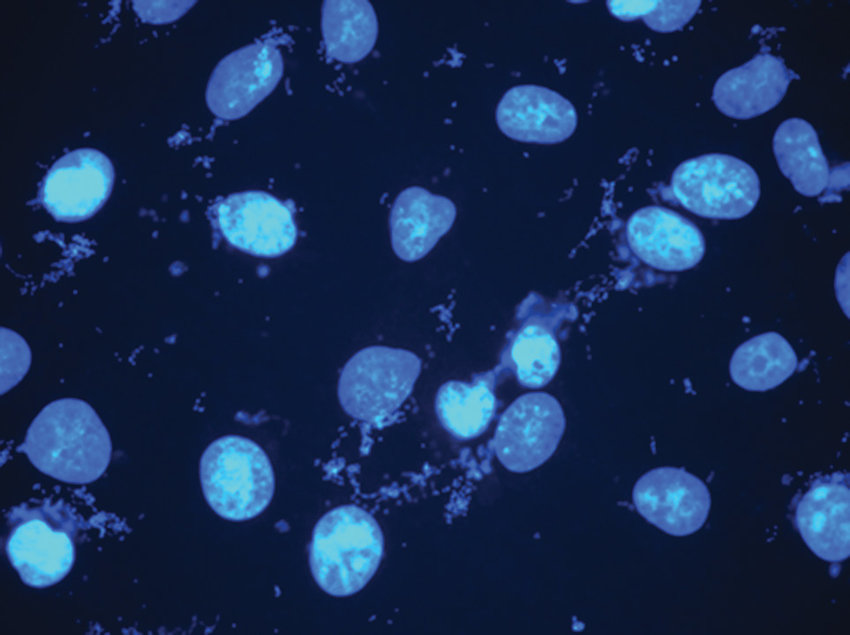
#> input picture data/1.jpg, 850 x 635 px, found by its file name
$ python generators_from_image.py
#> lines starting #> are read from the running program, lines starting #| are printed output that depends on the picture; after the words box and inside, x2 and y2 are one past the last pixel; in counts of white or black regions, pixels touching at a corner belong together
### voronoi/voronoi.py
# -*- coding: utf-8 -*-
"""
voronoi
-------

Voronoi Tessellations of weighted generators in the Euclidean plane
"""
import os
import csv
import uuid
import subprocess
import warnings
import matplotlib as mpl
import matplotlib.pyplot as plt
import numpy as np
import networkx as nx
import scipy.ndimage
import skimage
import skimage.feature
import skimage.filters
import skimage.morphology
import skimage.segmentation
import skimage.measure
import skimage.exposure
from lxml import etree

warnings.filterwarnings("ignore", module="networkx")
warnings.filterwarnings("ignore", module="matplotlib")
warnings.filterwarnings("ignore", module="skimage")

DPI = 1200


class Generators():
    """Generators"""
    def __init__(self):
        """
        Generators
        """
        self.x_coord = np.array([])
        self.y_coord = np.array([])
        self.weight = np.array([])
        self.dim = (0, 0)

    def __len__(self):
        """len()

        Parameters
        ----------

        Returns
        -------
        int :
            number of generators
        """
        return len(self.weight)

    # [164 lines left out: functions randomize, randomize_weights, load, not called in this run]

    def save(self, file_name, overwrite=True):
        """Export the generators to a .csv file

        Parameters
        ----------
        file_name : str
            file location to save the generators to

        overwrite : bool
            overwrite the specified file location should it exist if True,
            append suffix to file name otherwise (Default value = True)

        Returns
        -------
        str
            file location that generators were saved to

        """
        if not file_name.endswith(".csv"):
            file_name = os.path.splitext(file_name)[0] + ".csv"

        if not overwrite and os.path.isfile(file_name):
            num = 0
            while os.path.isfile(file_name):
                num += 1
                file_name = os.path.splitext(file_name)[0] + "_{}".format(
                    num) + ".csv"

        with open(file_name, "w") as file:
            writer = csv.writer(file)
            for i in range(len(self)):
                writer.writerow([
                    str(self.x_coord[i]),
                    str(self.y_coord[i]),
                    str(self.weight[i])
                ])
        return file_name

    # [35 lines left out: function plot, not called in this run]

    def compute_from_image(self,
                           file_name,
                           intensity_thresh=(83.0, 90.0),
                           size_thresh=65.0,
                           channel="B"):
        """Determine a set of generators from an image

        Parameters
        ----------
        file_name : str
            file location of image to determine the generators from

        intensity_thresh : (float, float)
            percentile range of rescaled channel intensity below which to
            assign pixel to background and above which to
            assign pixel to nuclei,
            correspond to sensitivity and selectivity, respectively
            (Default = (83.0, 93.0))

        size_thresh : float
            percentile of object size below which to discard a potential
            nucleus as noise (Default = 40.0)

        channel : str, optional
            color channel ("R", "G", "B") of image to use for segmentation,
            falls back to gray scale for other entries but defaults to blue
            for DAPI (Default = "B")

        Returns
        -------
        None

        """
#> called with file_name = 'data/1.jpg', intensity_thresh = (83, 90), size_thresh = 65, channel = 'B'
        if channel in ["R", "G", "B"]:
            img = skimage.exposure.rescale_intensity(
                skimage.io.imread(file_name)
                [:, :, ["R", "G", "B"].index(channel)])
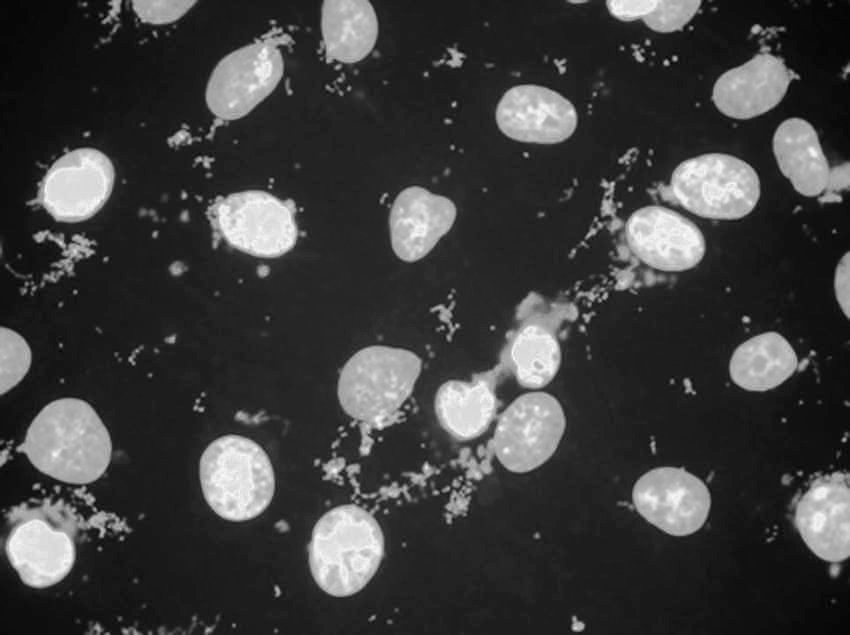
#> img: shape (635, 850); min 0, max 255, mean 61.8
        else:
            img = skimage.exposure.rescale_intensity(
                skimage.io.imread(file_name, as_gray=True))
        self.dim = (img.shape[1], img.shape[0])
#> self.dim = (850, 635)

        markers = np.zeros_like(img)
        markers[img < np.percentile(img, intensity_thresh[0])] = 1
        markers[img > np.percentile(img, intensity_thresh[1])] = 2

        segmentation = skimage.morphology.watershed(skimage.filters.sobel(img),
                                                    markers)
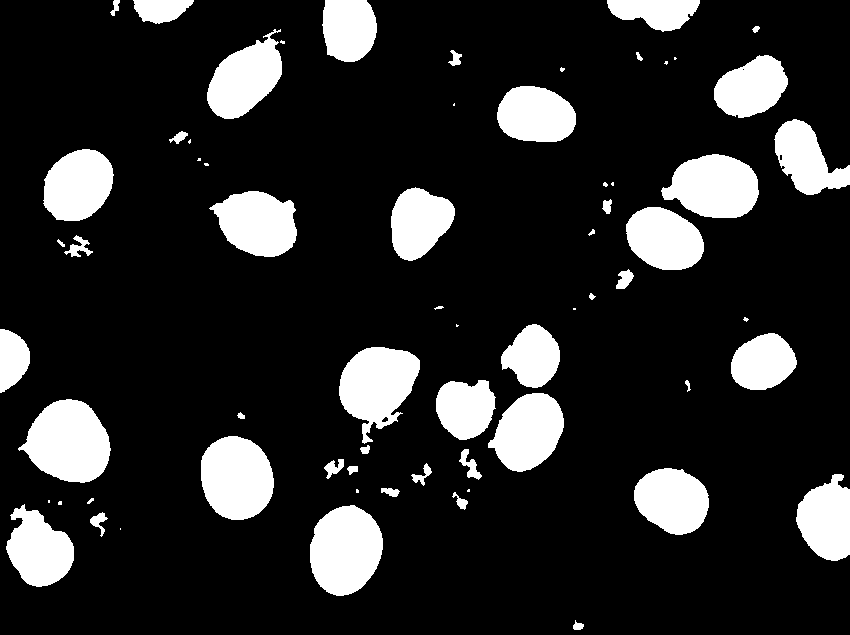
#> segmentation: shape (635, 850); values 1 (black) and 2 (white), 16.1% white; 66 white regions (18 under 20 px), largest, box (x1, y1, x2, y2) and area: (18, 399, 111, 483) 5405, (310, 505, 383, 596) 5094, (201, 436, 274, 520) 4857

        segmentation = scipy.ndimage.binary_fill_holes(segmentation - 1)
#> segmentation: shape (635, 850) bool; 16.1% white; 66 white regions (18 under 20 px), largest, box (x1, y1, x2, y2) and area: (18, 399, 111, 483) 5405, (310, 505, 383, 596) 5094, (339, 347, 420, 444) 4861
        cell_nucleii, num_labels = scipy.ndimage.label(segmentation)
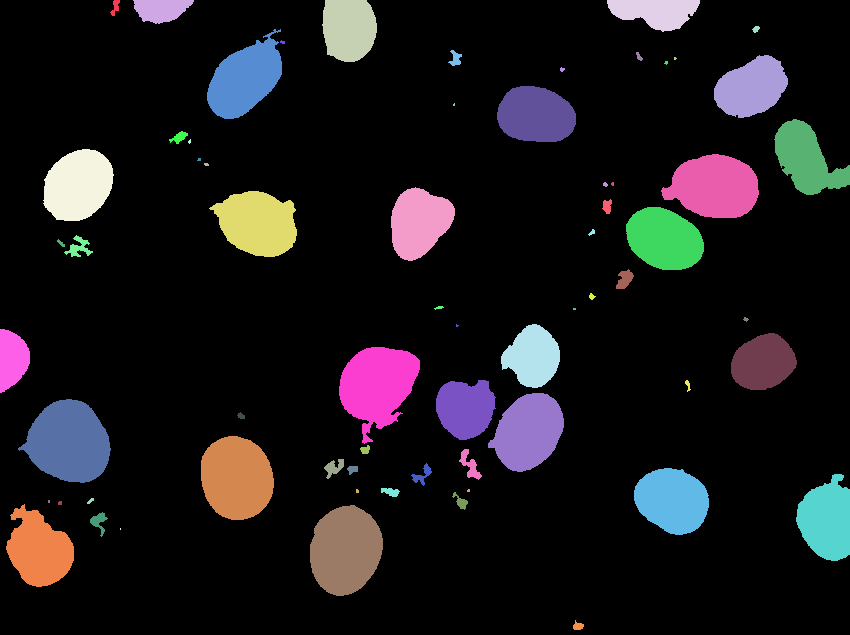
#> cell_nucleii: shape (635, 850) int32; 67 distinct labels, from 0 to 66; one colour per label, 0 black
#> num_labels = 66

        nucleii_sizes = np.bincount(cell_nucleii.ravel())
#> nucleii_sizes = 67 values, max 452700 at index 0, min 2 at index 65, mean 8056
        cell_nucleii[nucleii_sizes[cell_nucleii] < np.percentile(
            nucleii_sizes, size_thresh)] = 0
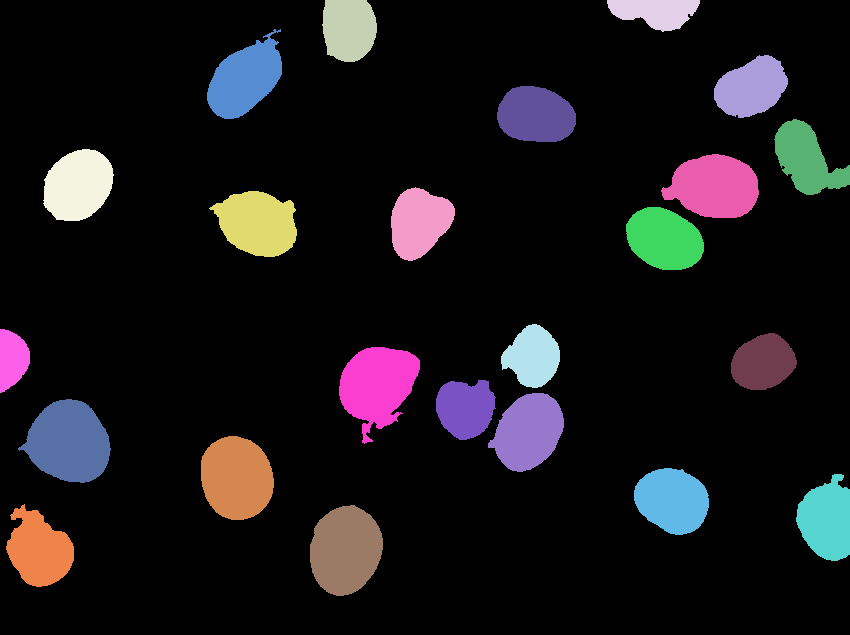
#> cell_nucleii: shape (635, 850) int32; 24 distinct labels, from 0 to 63; one colour per label, 0 black
        cell_nucleii, num_labels = scipy.ndimage.label(cell_nucleii)
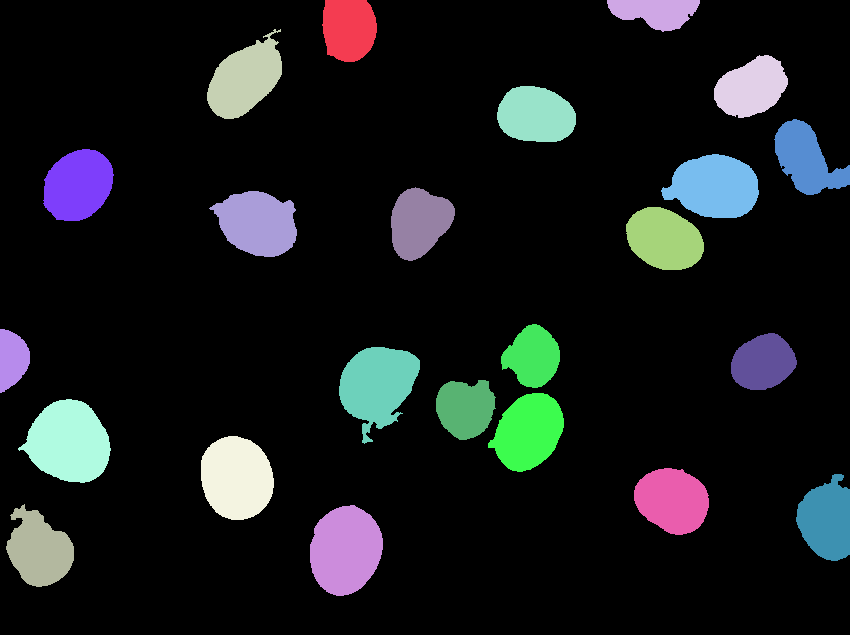
#> cell_nucleii: shape (635, 850) int32; 24 distinct labels, from 0 to 23; one colour per label, 0 black
#> num_labels = 23

        centers_of_mass = scipy.ndimage.measurements.center_of_mass(
            segmentation, cell_nucleii, np.arange(1, num_labels + 1))
#> centers_of_mass = 23 items, first 6: (28.52, 348.5), (11.5, 655.1), (78.53, 244.6), (87.11, 751), (114.7, 535.5), (159.2, 806)
        self.x_coord = np.array([col for (row, col) in centers_of_mass])
#> self.x_coord = 23 values, max 826.3 at index 20, min 11.94 at index 12, mean 449.4
        self.y_coord = np.array(
            [cell_nucleii.shape[0] - row for (row, col) in centers_of_mass])
#> self.y_coord = 23 values, max 623.5 at index 1, min 85.23 at index 22, mean 336.1

        self.weight = np.array([
            np.mean([
                np.amax(np.count_nonzero(cell_nucleii[cell_nucleus], axis=0)),
                np.amax(np.count_nonzero(cell_nucleii[cell_nucleus], axis=1))
            ]) * 0.5
            for cell_nucleus in scipy.ndimage.find_objects(cell_nucleii)
        ])
#> self.weight = 23 values, max 44 at index 17, min 23.5 at index 12, mean 34.77

    # [48 lines left out: function distance, not called in this run]


class DelaunayTriangulation():
    """Delaunay Trinagulation"""
    # [194 lines left out: functions __init__, compute_from_generators, load, save, plot, not called in this run]


class VoronoiTessellation():
    """Voronoi Tessellation"""
    def __init__(self):
        """
        Voronoi Tessellation
        """
        self.generators = Generators()
        self.graph = nx.Graph()
        self.positions = {}
        self.graphml = None
        self.root = None
        self.nodes = []
        self.edges = []
        self.faces = []
        self.dim = (0, 0)

    def compute_from_generators(self, generators):
        """Generate the weighted Voronoi Tessellation from a set of generators

        Parameters
        ----------
        generators : generators
            generators to compute the Voronoi Tessellation from

        Returns
        -------
        None

        """
        file_name = "{}{}".format(str(uuid.uuid4()), ".csv")
        self.generators = generators
        self.generators.save(os.path.join(os.path.dirname(__file__),
                                          file_name))
        subprocess.call("./voronoi.exe --voronoi-tessellation {} {} {}".format(
            file_name, self.generators.dim[0], self.generators.dim[1]),
                        shell=True,
                        cwd=os.path.dirname(__file__))
#> (this line was passed over: subprocess is not available in this run)
        file_name = os.path.join(os.path.dirname(__file__), file_name)
        os.remove(file_name)
        file_name = file_name.replace(".csv", ".graphml")
        self.load(file_name)
        os.remove(file_name)

    # [335 lines left out: functions compute_from_image, approximate_generators, face_centroids, distance, not called in this run]

    def load(self, file_name):
        """Import the Voronoi )Tessellation from a .graphml file

        Parameters
        ----------
        file_name : str
            file location of a .graphml file to load the Voronoi Tessellation from

        Returns
        -------
        None

        """
        if not file_name.endswith(".graphml"):
            file_name = os.path.splitext(file_name)[0] + ".graphml"
#> (the run stopped early here; a loop or call above may not have finished)

$ run again, with data/2.jpg copied over data/1.jpg
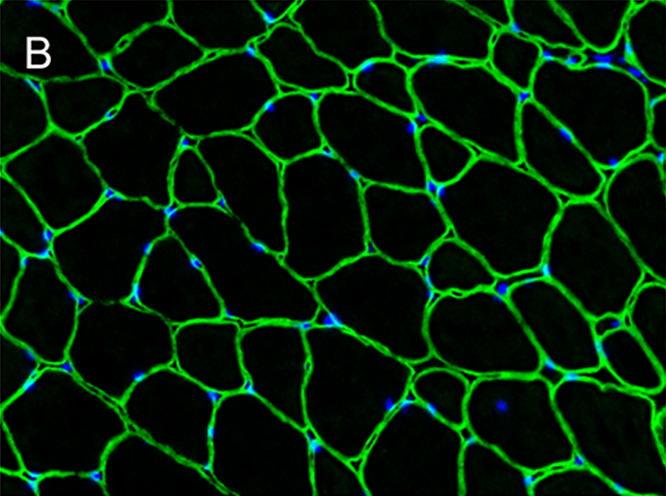
#> input picture data/2.jpg, 666 x 496 px, found by its file name
#> in compute_from_image, `segmentation = skimage.morphology.watershed(skimage.filters.sobel(img)..`:
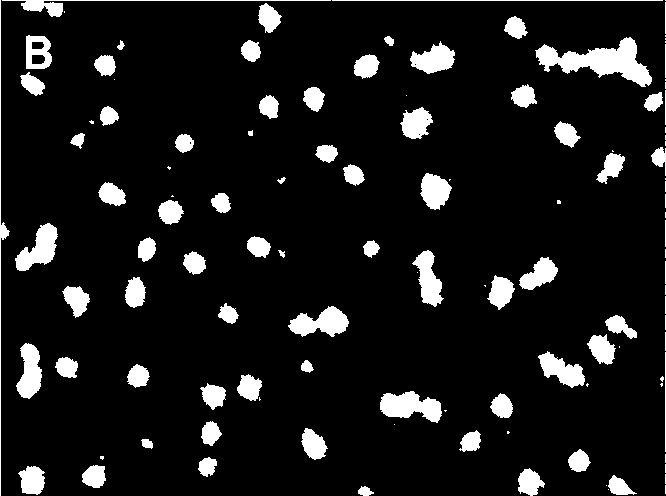
#> segmentation: shape (496, 666); values 1 (black) and 2 (white), 9.8% white; 118 white regions (44 under 20 px), largest, box (x1, y1, x2, y2) and area: (535, 37, 652, 87) 2556, (380, 391, 442, 423) 1261, (288, 306, 349, 337) 1114
#> in compute_from_image, `cell_nucleii, num_labels = scipy.ndimage.label(segmentation)`: num_labels = 122
#> nucleii_sizes = 123 values, max 297887 at index 0, min 1 at index 4, mean 2685.7
#> in compute_from_image, `cell_nucleii, num_labels = scipy.ndimage.label(cell_nucleii)`:
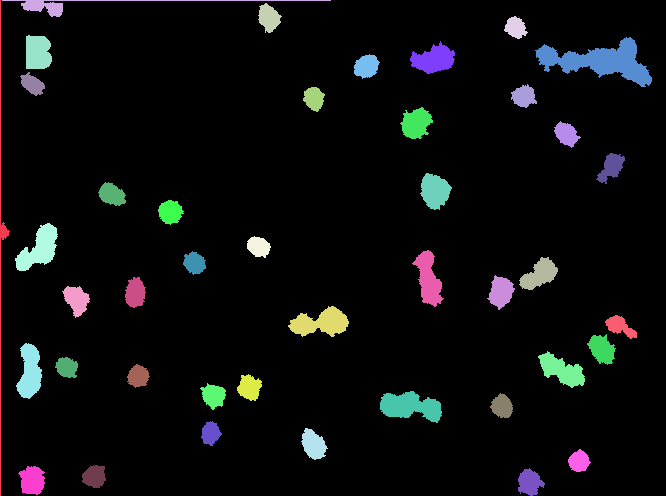
#> cell_nucleii: shape (496, 666) int32; 43 distinct labels, from 0 to 42; one colour per label, 0 black
#> in compute_from_image, `cell_nucleii, num_labels = scipy.ndimage.label(cell_nucleii)`: num_labels = 42
#> centers_of_mass = 42 pairs, first value 3.92 to 482, second value 0.632 to 619.7
#> self.x_coord = 42 values, max 619.7 at index 26, min 0.632 at index 0, mean 312.7
#> self.y_coord = 42 values, max 492.1 at index 1, min 13.97 at index 41, mean 237.1
#> self.weight = 42 values, max 126.5 at index 0, min 10.5 at index 8, mean 18.85
